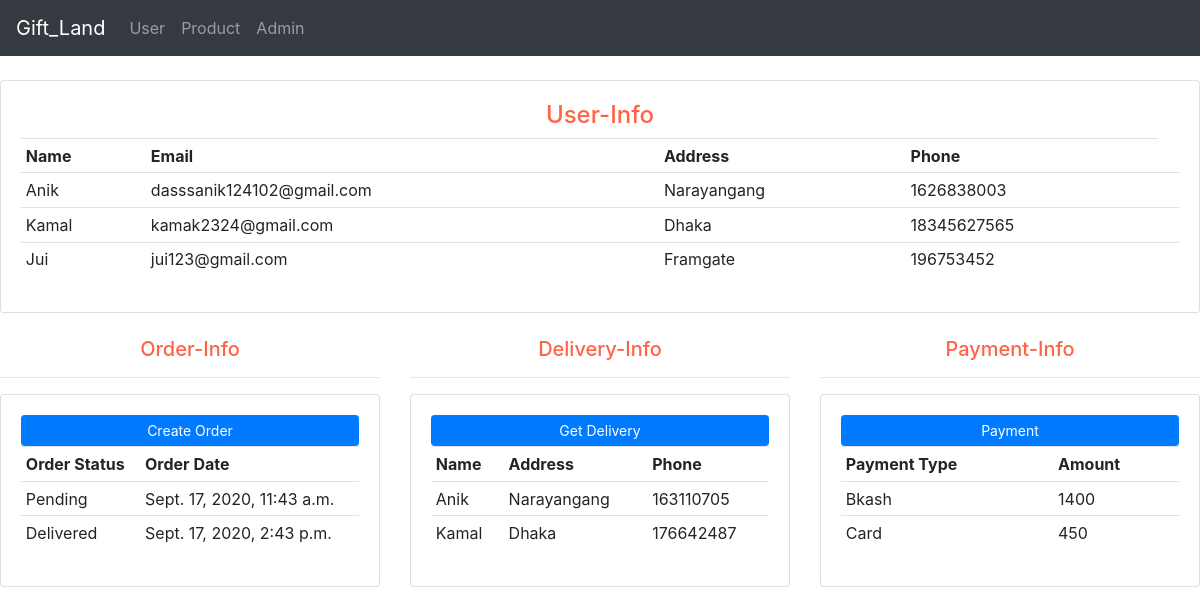
The page /user/ on the database its author committed.
### Customer/models.py (models this page shows, shortened)
class User(models.Model):
    User_Id=models.IntegerField(blank=True,null=True)
    User_name=models.CharField(max_length=100)
    User_email=models.CharField(max_length=200,unique=True)
    User_password=models.CharField(max_length=100)
    User_address=models.CharField(max_length=200)
    User_phone=models.IntegerField(blank=True,null=True,unique=True)
    Product=models.ManyToManyField(Product)
    Cart=models.ForeignKey(Cart,null=True,on_delete=models.SET_NULL)

class Order(models.Model):
    order_id=models.IntegerField(blank=True,null=True)
    order_status=models.CharField(max_length=200)
    order_date=models.DateTimeField(auto_now_add=True)
    user=models.ForeignKey(User,null=True,on_delete=models.SET_NULL)
    Cart=models.ForeignKey(Cart,null=True,on_delete=models.SET_NULL)

class Delivery(models.Model):
    delivery_id=models.IntegerField(blank=True,null=True)
    delivery_name=models.CharField(max_length=100)
    delivery_address=models.CharField(max_length=200)
    delivery_phone=models.IntegerField(blank=True, null=True,unique=True)
    order=models.ForeignKey(Order,null=True,on_delete=models.SET_NULL)

class Payment(models.Model):
    payment_id=models.IntegerField(blank=True,null=True)
    payment_type=models.CharField(max_length=100)
    payment_amount=models.IntegerField(blank=True,null=True)
    user=models.ForeignKey(User,null=True,on_delete=models.SET_NULL)
    order=models.ForeignKey(Order,null=True,on_delete=models.SET_NULL)

### Customer/views.py (the view)
# urls.py: path('user/',Show_views.Show_User),
def Show_User(request):
    user_info=User.objects.all()
    order_info=Order.objects.all()
    delivery_info=Delivery.objects.all()
    payment_info=Payment.objects.all()
    context={
        'user_info':user_info,
        'order_info':order_info,
        'delivery_info':delivery_info,
        'payment_info':payment_info
    }
    return render(request,'user.html',context)

### templates/user.html
{% extends 'base.html' %}
{% block content %}
<br>
<div class="row">
	<div class="col-md">
		<div class="card card-body">
            <h4 style="text-align: center; color: tomato;">User-Info</h4>
			<table class="table table-sm">
				<tr>
					<th>Name</th>
					<th>Email</th>
					<th>Address</th>
					<th>Phone</th>
					{% for i  in user_info %}
					   <tr>
						   <td>{{ i.User_name }}</td>
                           <td>{{ i.User_email }}</td>
                           <td>{{ i.User_address }}</td>
						   <td>{{ i.User_phone }}</td>
						   <td>{{ i.product_name }}</td>
					   </tr>
					{% endfor %}
				</tr>
			</table>
		</div>
	</div>
</div>
<br>
<div class="row">
	<div class="col-md-4">
		<h5 style="text-align: center; color: tomato;">Order-Info</h5>
		<hr>
		<div class="card card-body">
			<a class="btn btn-primary btn-sm btn-block" href="">Create Order</a>
			<table class="table table-sm">
				<tr>
					<th>Order Status</th>
                    <th>Order Date</th>
					{% for i in order_info %}
					   <tr>
						   <td>{{ i.order_status }}</td>
                           <td>{{ i.order_date}}</td>
					   </tr>
					{% endfor %}
				</tr>
			</table>
		</div>
	</div>
	<div class="col-md-4">
		<h5 style="text-align: center; color: tomato;">Delivery-Info</h5>
		<hr>
		<div class="card card-body">
			<a class="btn btn-primary btn-sm btn-block" href="">Get Delivery</a>
			<table class="table table-sm">
				<tr>
					<th>Name</th>
					<th>Address</th>
					<th>Phone</th>
					{% for i in delivery_info %}
					   <tr>
						   <td>{{ i.delivery_name }}</td>
						   <td>{{ i.delivery_address}}</td>
						   <td>{{ i.delivery_phone}}</td>
					   </tr>
					{% endfor %}
				</tr>
			</table>
		</div>
	</div>
	<div class="col-md-4">
		<h5 style="text-align: center; color: tomato;">Payment-Info</h5>
		<hr>
		<div class="card card-body">
			<a class="btn btn-primary btn-sm btn-block" href="">Payment</a>
			<table class="table table-sm">
				<tr>
					<th>Payment Type</th>
					<th>Amount</th>
					{% for i in payment_info %}
					   <tr>
						   <td>{{ i.payment_type }}</td>
						   <td>{{ i.payment_amount}}</td>
					   </tr>
					{% endfor %}
				</tr>
			</table>
		</div>
	</div>
</div>
{% endblock %}

### rows shown on the page
User: User_name "Anik", User_email "dasssanik124102@gmail.com", User_address "Narayangang", User_phone "1626838003"
User: User_name "Kamal", User_email "kamak2324@gmail.com", User_address "Dhaka", User_phone "18345627565"
User: User_name "Jui", User_email "jui123@gmail.com", User_address "Framgate", User_phone "196753452"
Order: order_status "Pending", order_date "Sept. 17, 2020, 11:43 a.m."
Order: order_status "Delivered", order_date "Sept. 17, 2020, 2:43 p.m."
Delivery: delivery_name "Anik", delivery_address "Narayangang", delivery_phone "163110705"
Delivery: delivery_name "Kamal", delivery_address "Dhaka", delivery_phone "176642487"
Payment: payment_type "Bkash", payment_amount "1400"
Payment: payment_type "Card", payment_amount "450"
